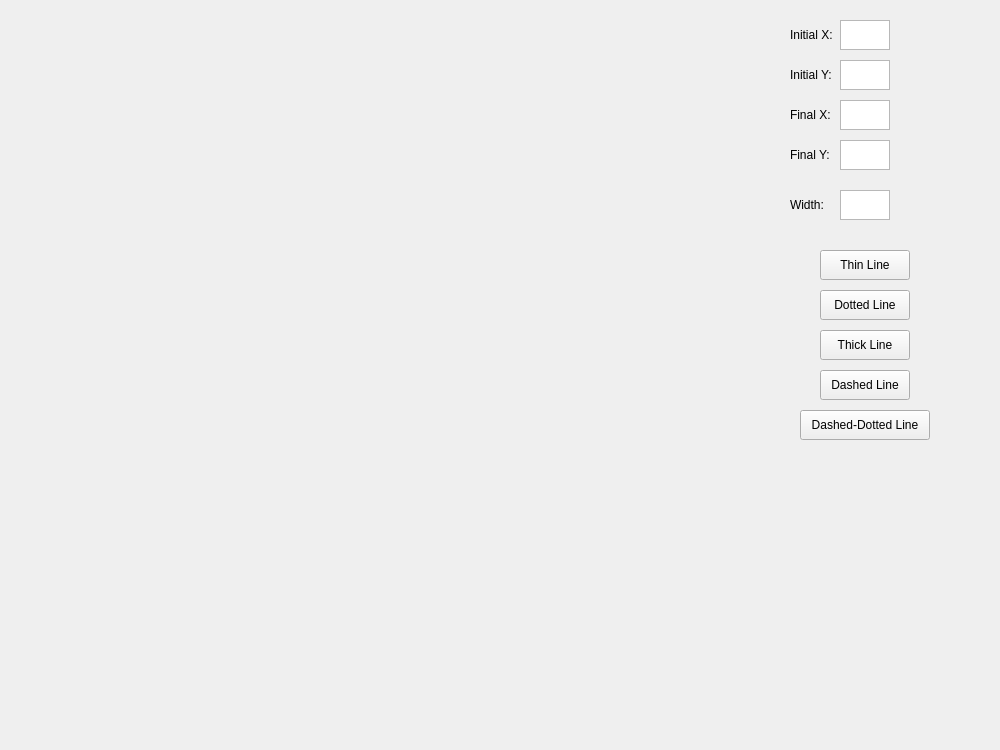
<?xml version="1.0" encoding="UTF-8"?>
<ui version="4.0">
 <class>MainWindow</class>
 <widget class="QMainWindow" name="MainWindow">
  <property name="geometry">
   <rect>
    <x>0</x>
    <y>0</y>
    <width>1000</width>
    <height>750</height>
   </rect>
  </property>
  <property name="windowTitle">
   <string>MainWindow</string>
  </property>
  <widget class="QWidget" name="centralWidget">
   <widget class="QLabel" name="drawingArea">
    <property name="geometry">
     <rect>
      <x>0</x>
      <y>0</y>
      <width>750</width>
      <height>750</height>
     </rect>
    </property>
    <property name="text">
     <string/>
    </property>
   </widget>
   <widget class="QLabel" name="label">
    <property name="geometry">
     <rect>
      <x>790</x>
      <y>20</y>
      <width>50</width>
      <height>30</height>
     </rect>
    </property>
    <property name="text">
     <string>Initial X:</string>
    </property>
   </widget>
   <widget class="QLabel" name="label_2">
    <property name="geometry">
     <rect>
      <x>790</x>
      <y>100</y>
      <width>50</width>
      <height>30</height>
     </rect>
    </property>
    <property name="text">
     <string>Final X:</string>
    </property>
   </widget>
   <widget class="QLabel" name="label_3">
    <property name="geometry">
     <rect>
      <x>790</x>
      <y>60</y>
      <width>50</width>
      <height>30</height>
     </rect>
    </property>
    <property name="text">
     <string>Initial Y:</string>
    </property>
   </widget>
   <widget class="QLabel" name="label_4">
    <property name="geometry">
     <rect>
      <x>790</x>
      <y>140</y>
      <width>50</width>
      <height>30</height>
     </rect>
    </property>
    <property name="text">
     <string>Final Y:</string>
    </property>
   </widget>
   <widget class="QPlainTextEdit" name="mInitialXEditText">
    <property name="geometry">
     <rect>
      <x>840</x>
      <y>20</y>
      <width>50</width>
      <height>30</height>
     </rect>
    </property>
   </widget>
   <widget class="QPlainTextEdit" name="mFinalYEditText">
    <property name="geometry">
     <rect>
      <x>840</x>
      <y>140</y>
      <width>50</width>
      <height>30</height>
     </rect>
    </property>
   </widget>
   <widget class="QPlainTextEdit" name="mFinalXEditText">
    <property name="geometry">
     <rect>
      <x>840</x>
      <y>100</y>
      <width>50</width>
      <height>30</height>
     </rect>
    </property>
   </widget>
   <widget class="QPlainTextEdit" name="mInitialYEditText">
    <property name="geometry">
     <rect>
      <x>840</x>
      <y>60</y>
      <width>50</width>
      <height>30</height>
     </rect>
    </property>
   </widget>
   <widget class="QPushButton" name="mDrawThinLine">
    <property name="geometry">
     <rect>
      <x>820</x>
      <y>250</y>
      <width>90</width>
      <height>30</height>
     </rect>
    </property>
    <property name="text">
     <string>Thin Line</string>
    </property>
   </widget>
   <widget class="QPushButton" name="mDrawDottedLine">
    <property name="geometry">
     <rect>
      <x>820</x>
      <y>290</y>
      <width>90</width>
      <height>30</height>
     </rect>
    </property>
    <property name="text">
     <string>Dotted Line</string>
    </property>
   </widget>
   <widget class="QPushButton" name="mDrawDashedDottedLine">
    <property name="geometry">
     <rect>
      <x>800</x>
      <y>410</y>
      <width>130</width>
      <height>30</height>
     </rect>
    </property>
    <property name="text">
     <string>Dashed-Dotted Line</string>
    </property>
   </widget>
   <widget class="QPushButton" name="mDrawDashedLine">
    <property name="geometry">
     <rect>
      <x>820</x>
      <y>370</y>
      <width>90</width>
      <height>30</height>
     </rect>
    </property>
    <property name="text">
     <string>Dashed Line</string>
    </property>
   </widget>
   <widget class="QPushButton" name="mDrawThickLine">
    <property name="geometry">
     <rect>
      <x>820</x>
      <y>330</y>
      <width>90</width>
      <height>30</height>
     </rect>
    </property>
    <property name="text">
     <string>Thick Line</string>
    </property>
   </widget>
   <widget class="QPlainTextEdit" name="mWidthEditText">
    <property name="geometry">
     <rect>
      <x>840</x>
      <y>190</y>
      <width>50</width>
      <height>30</height>
     </rect>
    </property>
   </widget>
   <widget class="QLabel" name="label_5">
    <property name="geometry">
     <rect>
      <x>790</x>
      <y>190</y>
      <width>50</width>
      <height>30</height>
     </rect>
    </property>
    <property name="text">
     <string>Width:</string>
    </property>
   </widget>
  </widget>
 </widget>
 <layoutdefault spacing="6" margin="11"/>
 <resources/>
 <connections/>
</ui>
